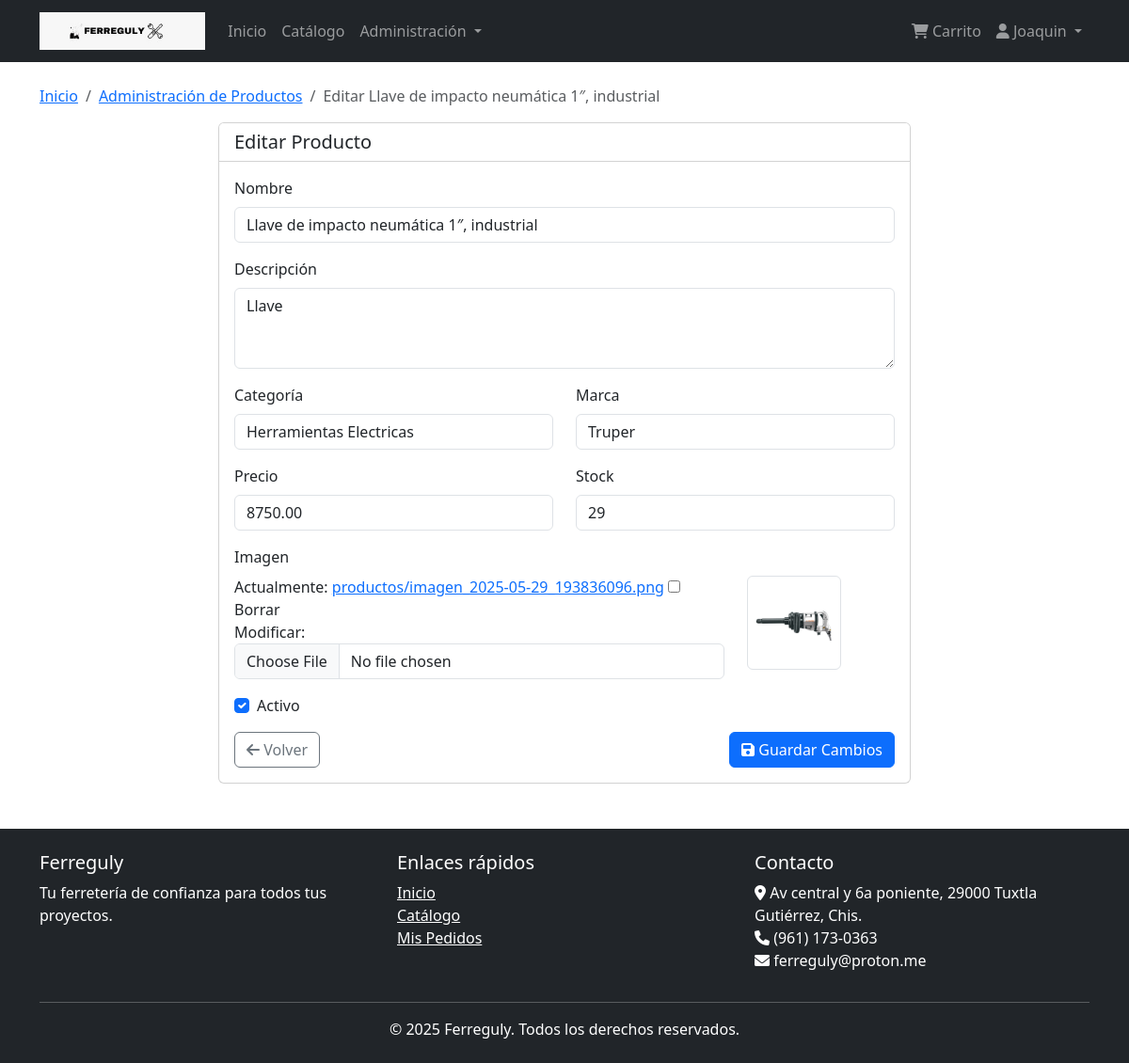
The app's page /productos/admin/productos/editar/1/ (signed in) with its own data.
### usuarios/models.py (models this page shows, shortened)
class Usuario(AbstractBaseUser, PermissionsMixin):
    id_usuario = models.AutoField(primary_key=True)
    nombre = models.CharField(max_length=35)
    apellidos = models.CharField(max_length=50)
    email = models.EmailField(max_length=45, unique=True)
    telefono = models.CharField(max_length=10, null=True, blank=True)
    tipo_usuario = models.CharField(
        max_length=15,
        choices=[('cliente', 'Cliente'), ('administrador', 'Administrador')],
        default='cliente'
    )
    fecha_registro = models.DateTimeField(default=timezone.now)
    activo = models.BooleanField(default=True)
    is_staff = models.BooleanField(default=False)
    is_active = models.BooleanField(default=True)
    USERNAME_FIELD = 'email'
    REQUIRED_FIELDS = ['nombre', 'apellidos']
    objects = UsuarioManager()
    class Meta:
        db_table = 'usuario'
        verbose_name = 'Usuario'
        verbose_name_plural = 'Usuarios'

### productos/models.py (models this page shows, shortened)
class Producto(models.Model):
    id_producto = models.AutoField(primary_key=True)
    nombre = models.CharField(max_length=100)
    descripcion = models.TextField()
    id_categoria = models.ForeignKey(Categoria, on_delete=models.RESTRICT, related_name='productos')
    id_marca = models.ForeignKey(Marca, on_delete=models.RESTRICT, related_name='productos')
    precio = models.DecimalField(max_digits=10, decimal_places=2)
    stock = models.IntegerField(default=0)
    imagen = models.ImageField(upload_to='productos/', max_length=200, null=True, blank=True)
    activo = models.BooleanField(default=True)
    fecha_creacion = models.DateTimeField(default=timezone.now)
    class Meta:
        db_table = 'producto'
        verbose_name = 'Producto'
        verbose_name_plural = 'Productos'
        indexes = [
            models.Index(fields=['id_categoria'], name='idx_producto_categoria'),
            models.Index(fields=['id_marca'], name='idx_producto_marca'),
        ]

class Categoria(models.Model):
    id_categoria = models.AutoField(primary_key=True)
    nombre = models.CharField(max_length=35)
    descripcion = models.TextField(null=True, blank=True)
    activo = models.BooleanField(default=True)
    def __str__(self):
        return self.nombre
    class Meta:
        db_table = 'categoria'
        verbose_name = 'Categoría'
        verbose_name_plural = 'Categorías'

class Marca(models.Model):
    id_marca = models.AutoField(primary_key=True)
    nombre = models.CharField(max_length=35)
    activo = models.BooleanField(default=True)
    def __str__(self):
        return self.nombre
    class Meta:
        db_table = 'marca'
        verbose_name = 'Marca'
        verbose_name_plural = 'Marcas'

### productos/views.py (the view, shortened to what this page needs)
# urls.py: path('admin/productos/editar/<int:pk>/', views.ProductoUpdateView.as_view(), name='producto_editar'),
class ProductoUpdateView(LoginRequiredMixin, UpdateView):
    model = Producto
    form_class = ProductoForm
    template_name = 'productos/admin/productos/editar.html'
    success_url = reverse_lazy('productos_lista')
    def dispatch(self, request, *args, **kwargs):
        if not request.user.tipo_usuario == 'administrador':
            messages.error(request, 'No tienes permisos para acceder a esta página')
            return redirect('inicio')
        return super().dispatch(request, *args, **kwargs)

### productos/forms.py
class ProductoForm(forms.ModelForm):
    class Meta:
        model = Producto
        fields = [
            'nombre', 'descripcion', 'id_categoria', 'id_marca',
            'precio', 'stock', 'imagen', 'activo'
        ]
    def __init__(self, *args, **kwargs):
        super().__init__(*args, **kwargs)
        self.fields['id_categoria'].queryset = Categoria.objects.filter(activo=True)
        self.fields['id_marca'].queryset = Marca.objects.filter(activo=True)
        for field in self.fields:
            self.fields[field].widget.attrs.update({'class': 'form-control'})
        self.fields['descripcion'].widget = forms.Textarea(attrs={'class': 'form-control', 'rows': 3})
        self.fields['activo'].widget.attrs.update({'class': 'form-check-input'})

### templates/productos/admin/productos/editar.html (shortened to what this page needs)
{% extends 'base.html' %}
{% block content %}
<nav aria-label="breadcrumb" class="mt-3">
    <ol class="breadcrumb">
        <li class="breadcrumb-item"><a href="{% url 'inicio' %}">Inicio</a></li>
        <li class="breadcrumb-item"><a href="{% url 'productos_lista' %}">Administración de Productos</a></li>
        <li class="breadcrumb-item active">Editar {{ object.nombre }}</li>
    </ol>
</nav>
<div class="row justify-content-center">
    <div class="col-md-8">
        <div class="card">
            <div class="card-header bg-white">
                <h5 class="mb-0">Editar Producto</h5>
            </div>
            <div class="card-body">
                <form method="post" enctype="multipart/form-data">
                    <div class="mb-3">
                        <label for="{{ form.nombre.id_for_label }}" class="form-label">Nombre</label>
                        {{ form.nombre }}
                    </div>
                    <div class="mb-3">
                        <label for="{{ form.descripcion.id_for_label }}" class="form-label">Descripción</label>
                        {{ form.descripcion }}
                    </div>
                    <div class="row mb-3">
                        <div class="col-md-6">
                            <label for="{{ form.id_categoria.id_for_label }}" class="form-label">Categoría</label>
                            {{ form.id_categoria }}
                        </div>
                        <div class="col-md-6">
                            <label for="{{ form.id_marca.id_for_label }}" class="form-label">Marca</label>
                            {{ form.id_marca }}
                        </div>
                    </div>
                    <div class="row mb-3">
                        <div class="col-md-6">
                            <label for="{{ form.precio.id_for_label }}" class="form-label">Precio</label>
                            {{ form.precio }}
                        </div>
                        <div class="col-md-6">
                            <label for="{{ form.stock.id_for_label }}" class="form-label">Stock</label>
                            {{ form.stock }}
                        </div>
                    </div>
                    <div class="mb-3">
                        <label for="{{ form.imagen.id_for_label }}" class="form-label">Imagen</label>
                        <div class="row">
                            <div class="col-md-9">
                                {{ form.imagen }}
                            </div>
                            <div class="col-md-3">
                                {% if object.imagen %}
                                    <img src="{{ object.imagen.url }}" alt="{{ object.nombre }}" class="img-thumbnail" style="max-height: 100px;">
                                {% else %}
                                    <div class="bg-light text-center p-3">
                                        <i class="fas fa-image text-secondary"></i>
                                        <small class="d-block">Sin imagen</small>
                                    </div>
                                {% endif %}
                            </div>
                        </div>
                    </div>
                    <div class="mb-3 form-check">
                        {{ form.activo }}
                        <label class="form-check-label" for="{{ form.activo.id_for_label }}">Activo</label>
                    </div>
                    <div class="d-flex justify-content-between">
                        <a href="{% url 'productos_lista' %}" class="btn btn-outline-secondary">
                            <i class="fas fa-arrow-left"></i> Volver
                        </a>
                        <button type="submit" class="btn btn-primary">
                            <i class="fas fa-save"></i> Guardar Cambios
                        </button>
                    </div>
                </form>
            </div>
        </div>
    </div>
</div>
{% endblock %}

### templates/base.html (shortened to what this page needs)
{% load static %}
<!DOCTYPE html>
<html lang="es">
<head>
    <link href="https://cdn.jsdelivr.net/npm/bootstrap@5.3.0-alpha1/dist/css/bootstrap.min.css" rel="stylesheet">
    <link rel="stylesheet" href="https://cdnjs.cloudflare.com/ajax/libs/font-awesome/6.0.0/css/all.min.css">
</head>
<body>
    <nav class="navbar navbar-expand-lg navbar-dark bg-dark">
        <div class="container">
            <a class="navbar-brand" href="{% url 'inicio' %}">
                <img src="{% static 'img/ferreguly.jpeg' %}" alt="Ferreguly Logo" style="height: 40px; width: auto;">
            </a>
            <div class="collapse navbar-collapse" id="navbarNav">
                <ul class="navbar-nav me-auto">
                    <li class="nav-item">
                        <a class="nav-link" href="{% url 'inicio' %}">Inicio</a>
                    </li>
                    <li class="nav-item">
                        <a class="nav-link" href="{% url 'catalogo' %}">Catálogo</a>
                    </li>
                    {% if user.is_authenticated %}
                        {% if user.tipo_usuario == 'administrador' %}
                            <li class="nav-item dropdown">
                                <a class="nav-link dropdown-toggle" href="#" role="button" data-bs-toggle="dropdown">
                                    Administración
                                </a>
                            </li>
                        {% endif %}
                    {% endif %}
                </ul>
                <ul class="navbar-nav">
                    {% if user.is_authenticated %}
                        <li class="nav-item">
                            <a class="nav-link" href="{% url 'carrito_lista' %}">
                                <i class="fas fa-shopping-cart"></i> Carrito
                            </a>
                        </li>
                        <li class="nav-item dropdown">
                            <a class="nav-link dropdown-toggle" href="#" role="button" data-bs-toggle="dropdown">
                                <i class="fas fa-user"></i> {{ user.nombre }}
                            </a>
                        </li>
                    {% endif %}
                </ul>
            </div>
        </div>
    </nav>
    <main class="container my-4">
        {% block content %}{% endblock %}
    </main>
    <footer class="bg-dark text-white py-4 mt-5">
        <div class="container">
            <div class="row">
                <div class="col-md-4">
                    <h5>Ferreguly</h5>
                    <p>Tu ferretería de confianza para todos tus proyectos.</p>
                </div>
                <div class="col-md-4">
                    <h5>Enlaces rápidos</h5>
                    <ul class="list-unstyled">
                        <li><a href="{% url 'inicio' %}" class="text-white">Inicio</a></li>
                        <li><a href="{% url 'catalogo' %}" class="text-white">Catálogo</a></li>
                        {% if user.is_authenticated %}
                            <li><a href="{% url 'pedidos_lista' %}" class="text-white">Mis Pedidos</a></li>
                        {% else %}
                            <li><a href="{% url 'login' %}" class="text-white">Iniciar Sesión</a></li>
                        {% endif %}
                    </ul>
                </div>
                <div class="col-md-4">
                    <h5>Contacto</h5>
                    <address>
                        <i class="fas fa-map-marker-alt"></i> Av central y 6a poniente, 29000 Tuxtla Gutiérrez, Chis.<br>
                        <i class="fas fa-phone"></i> (961) 173-0363<br>
                        <i class="fas fa-envelope"></i> ferreguly@proton.me
                    </address>
                </div>
            </div>
            <hr>
            <div class="row">
                <div class="col-12 text-center">
                    <p class="mb-0">&copy; {% now "Y" %} Ferreguly. Todos los derechos reservados.</p>
                </div>
            </div>
        </div>
    </footer>
</body>
</html>

### records on screen
Usuario: nombre "Joaquin"
Producto: nombre "Llave de impacto neumática 1″, industrial", descripcion "Llave", precio "8750.00", stock "29", imagen (picture), activo "☑"
Categoria: id_categoria "Herramientas Electricas"
Marca: id_marca "Truper"
